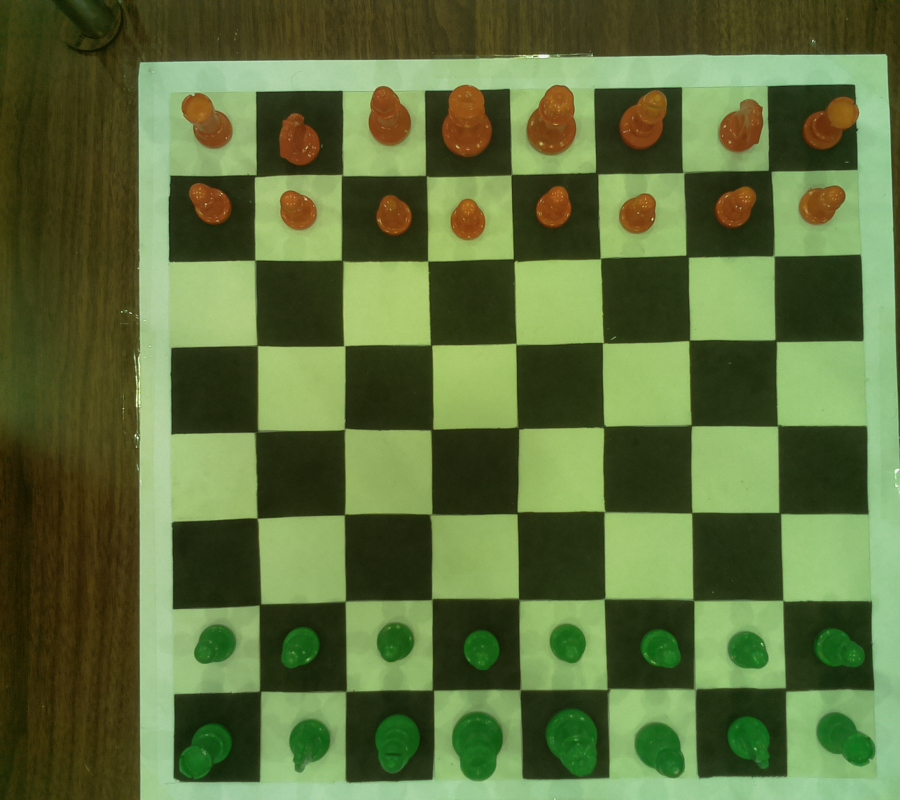
#> input picture Images/hkm.jpg, 900 x 800 px, found by its file name
$ python main.py
#> lines starting #> are read from the running program, lines starting #| are printed output that depends on the picture; after the words box and inside, x2 and y2 are one past the last pixel; in counts of white or black regions, pixels touching at a corner belong together
### croppingImage.py
import cv2 as cv
import numpy
from functools import reduce
import operator
import math


def crop(im):
    im = cv.resize(im, (600, 600))

    hsv_image = cv.cvtColor(im, cv.COLOR_BGR2HSV)
    lower_white = numpy.array([0, 0, 0], dtype=numpy.uint8)
    upper_white = numpy.array([150, 80, 255], dtype=numpy.uint8)
    mask = cv.inRange(hsv_image, lower_white, upper_white)
    contours, _ = cv.findContours(mask, cv.RETR_TREE, cv.CHAIN_APPROX_NONE)

    approx = 0
    index1 = []

    for contour in contours:
        if 10000 < cv.contourArea(contour) < 250000:
            cnt_len = cv.arcLength(contour, True)
            approx = cv.approxPolyDP(contour, 0.02 * cnt_len, True)

    for i in range(4):
        index1.append(tuple(approx[i][0]))

    coordinates = index1
    center = tuple(map(operator.truediv, reduce(lambda x, y: map(operator.add, x, y), coordinates), [len(coordinates)] * 2))
    points = sorted(coordinates, key=lambda coord: (-135 - math.degrees(math.atan2(*tuple(map(operator.sub, coord, center))[::-1]))) % 360)

    pts1 = numpy.float32([points[0], points[1], points[2], points[3]])
    pts2 = numpy.float32([[0, 480], [480, 480], [480, 0], [0, 0]])

    matrix = cv.getPerspectiveTransform(pts1, pts2)
    result = cv.warpPerspective(im, matrix, (480, 480))

    return result

### drawing.py
import cv2 as cv
import numpy


def drawredlines(result):
    hsv_result = cv.cvtColor(result, cv.COLOR_BGR2HSV)
    h, s, v = cv.split(hsv_result)
    chess_board = numpy.zeros((8, 8))
    squaresizex = result.shape[0] / 8
    squaresizex = int(round(squaresizex))
    squaresizey = result.shape[1] / 8
    squaresizey = int(round(squaresizey))

    for colomn in range(8):
        for row in range(8):

            i = int(row * squaresizex)
            pxl_list_r = []
            pxl_list_h = []
            while i < (row + 1) * squaresizex:
                j = int(colomn * squaresizey)
                while j < (colomn + 1) * squaresizey:
                    pxl_list_r.append(result[i, j][2])
                    pxl_list_h.append(h[i, j])

                    j += 1
                i += 1
            mean_r = numpy.mean(pxl_list_r)
            std_h = numpy.std(pxl_list_h)
            if std_h >= 3:
                chess_board[row][colomn] = 1

            txt2 = ''
            if chess_board[row][colomn] == 1 and 0 < mean_r < 80:   # Black squares
                if mean_r > 50:
                    txt2 = 'R'
                if mean_r <= 37:
                    txt2 = 'G'
            if chess_board[row][colomn] == 1 and 90 < mean_r < 160:  # White squares
                if mean_r > 130:
                    txt2 = 'R'
                if mean_r < 130:
                    txt2 = 'G'
            cv.putText(result, txt2, ((60 * colomn), (60 * row) + 25), 2, 1, (0, 255, 255))

    i = 0
    while i < result.shape[0]:
        j = 0
        while j < result.shape[1]:
            result[i, j] = (255, 0, 0)
            j += 1
        i += squaresizex
    j = 0
    while j < result.shape[1]:
        i = 0
        while i < result.shape[0]:
            result[i, j] = (255, 0, 0)
            i += 1
        j += squaresizey

    return chess_board

### main.py
import cv2 as cv
import croppingImage
import drawing

im1 = cv.imread("hkm.jpg")
#> im1 is the input picture: shape (800, 900, 3); mean B, G, R 61.1, 111, 93.1
im2 = cv.imread("hkm1.jpg")
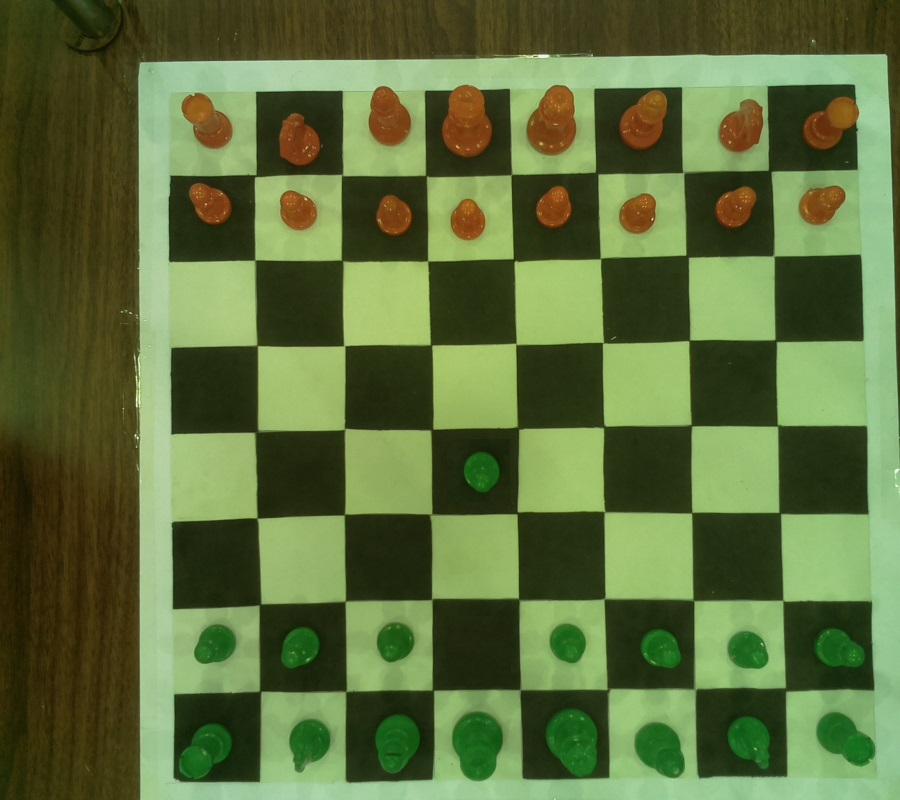
#> input picture Images/hkm1.jpg, 900 x 800 px, found by its file name
#> im2 is the input picture: shape (800, 900, 3); mean B, G, R 61.2, 110.9, 93.1

result1 = croppingImage.crop(im1)
#> in crop, `hsv_image = cv.cvtColor(im, cv.COLOR_BGR2HSV)`: hsv_image: shape (600, 600, 3); mean H, S, V 40.1, 139.4, 113.9
#> in crop, `mask = cv.inRange(hsv_image, lower_white, upper_white)`:
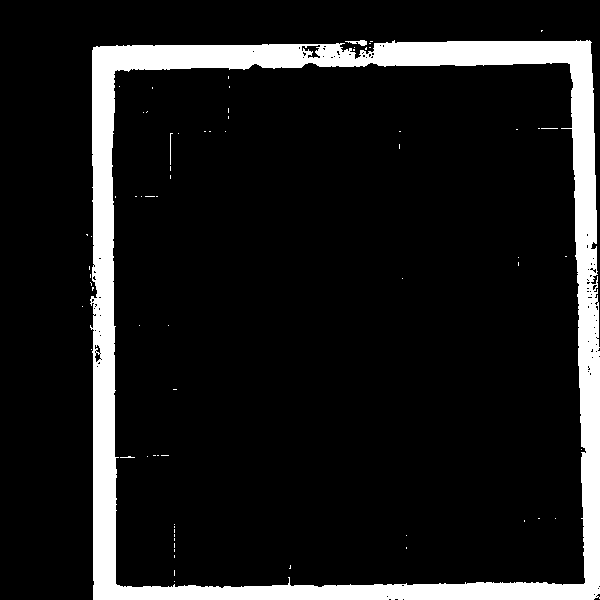
#> mask: shape (600, 600); 11.3% white; 71 white regions (68 under 20 px)
#> in crop, `contours, _ = cv.findContours(mask, cv.RETR_TREE, cv.CHAIN_APPROX_NONE)`: contours = 157 contours, 151 with area under 20; largest, box (x1, y1, x2, y2) and area: (90, 40, 600, 600) 279622, (111, 62, 587, 589) 240973, (301, 44, 321, 59) 151, (345, 40, 367, 46) 43, (94, 352, 102, 363) 41, (94, 344, 101, 354) 34
#> the loop in crop, `for contour in contours:` made 157 passes
#> (cnt_len, approx) on pass 79: (2134.6, [[115, 70], [570, 64], [583, 584], [115, 583]])
#> contour on passes 1, 2, 7, 8, 9, 10: [[91, 349]], [[82, 306]], [[91, 236]], [[86, 234], [87, 235], [87, 234]], [[353, 49], [353, 50], [354, 50], [354, 49]], [[369, 47], [370, 47]]
#> after the loop in crop, `for i in range(4):`: index1 = [(115, 70), (570, 64), (583, 584), (115, 583)]
#> in crop, `center = tuple(map(operator.truediv, reduce(lambda x, y: map(operator...`: center = (345.8, 325.2)
#> in crop, `points = sorted(coordinates, key=lambda coord: (-135 - math.degrees(ma..`: points = [(115, 583), (583, 584), (570, 64), (115, 70)]
#> in crop, `pts1 = numpy.float32([points[0], points[1], points[2], points[3]])`: pts1 = [[115, 583], [583, 584], [570, 64], [115, 70]]
#> in crop, `matrix = cv.getPerspectiveTransform(pts1, pts2)`: matrix = [[1.08, -7.01e-18, -123.9], [0.0128, 0.969, -69.31], [3.08e-05, 5.53e-05, 1]]
result2 = croppingImage.crop(im2)
#> in crop (call 2), `hsv_image = cv.cvtColor(im, cv.COLOR_BGR2HSV)`: hsv_image: shape (600, 600, 3); mean H, S, V 40, 139.3, 113.8
#> in crop (call 2), `mask = cv.inRange(hsv_image, lower_white, upper_white)`: mask: shape (600, 600); 11.4% white; 73 white regions (69 under 20 px)
#> in crop (call 2), `contours, _ = cv.findContours(mask, cv.RETR_TREE, cv.CHAIN_APPROX_NONE)`: contours = 100 contours, 92 with area under 20; largest, box (x1, y1, x2, y2) and area: (91, 41, 600, 600) 279664, (111, 59, 586, 588) 240950, (94, 345, 102, 364) 72, (302, 46, 321, 54) 70, (346, 40, 370, 49) 54, (309, 51, 321, 58) 42, (590, 241, 597, 251) 29, (333, 50, 342, 56) 24
#> the loop in crop (call 2), `for contour in contours:` made 100 passes
#> (cnt_len, approx) on pass 29: (2251.7, [[116, 70], [570, 64], [582, 585], [115, 583]])
#> contour on passes 2, 3, 5, 7, 8, 10: [[82, 306]], [[93, 284]], [[90, 282]], [[89, 267], [89, 268], [89, 269], [89, 268]], [[86, 234], [87, 235], [87, 234]], [[596, 597], [597, 596], [598, 597], [597, 598]]

horizontal = ['A', 'B', 'C', 'D', 'E', 'F', 'G', 'H']
vertical = ['1', '2', '3', '4', '5', '6', '7', '8']

arr1 = drawing.drawredlines(result1)
#> in drawredlines, `hsv_result = cv.cvtColor(result, cv.COLOR_BGR2HSV)`: hsv_result: shape (480, 480, 3); mean H, S, V 41.7, 138.4, 116
#> in drawredlines, `h, s, v = cv.split(hsv_result)`:
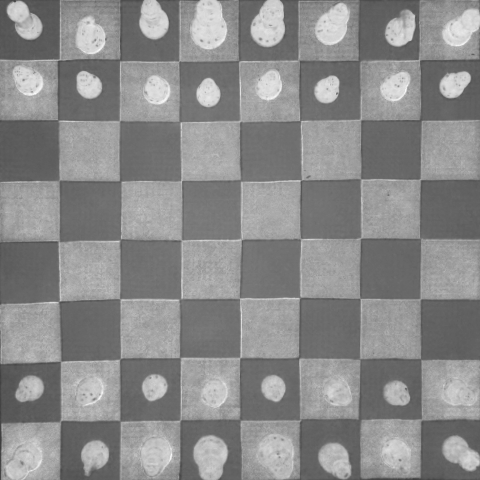
#> s: shape (480, 480); min 60, max 251, mean 138.4
#> after the loop in drawredlines, `for colomn in range(8):`: result: shape (480, 480, 3); mean of channels 0, 1, 2 58.8, 115.3, 94.7
#> after the loop in drawredlines, `while i < result.shape[0]:`: result: shape (480, 480, 3); mean of channels 0, 1, 2 62, 113.4, 93.2
#> after the loop in drawredlines, `while j < result.shape[1]:`: result: shape (480, 480, 3); mean of channels 0, 1, 2 65.2, 111.5, 91.7
arr2 = drawing.drawredlines(result2)
#> in drawredlines (call 2), `hsv_result = cv.cvtColor(result, cv.COLOR_BGR2HSV)`: hsv_result: shape (480, 480, 3); mean H, S, V 41.7, 138.3, 116
#> in drawredlines (call 2), `h, s, v = cv.split(hsv_result)`:
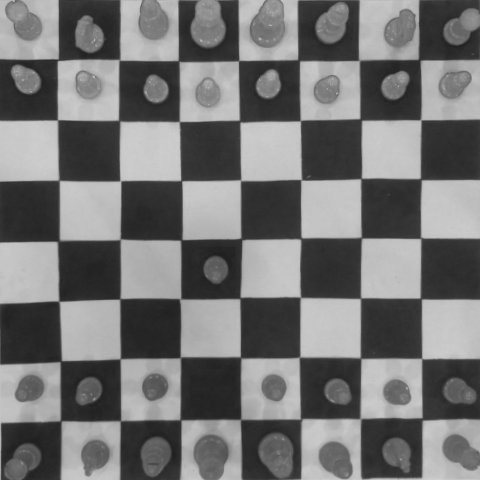
#> v: shape (480, 480); min 30, max 208, mean 116
#> after the loop in drawredlines (call 2), `for colomn in range(8):`: result: shape (480, 480, 3); mean of channels 0, 1, 2 58.9, 115.2, 94.8
#> after the loop in drawredlines (call 2), `while i < result.shape[0]:`:
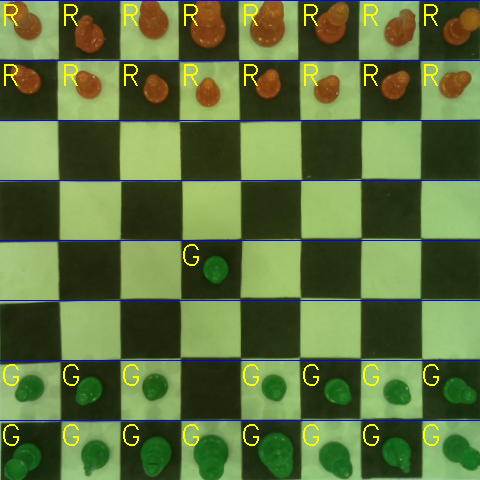
#> result: shape (480, 480, 3); mean of channels 0, 1, 2 62.1, 113.3, 93.2; drawn as B, G, R
#> after the loop in drawredlines (call 2), `while j < result.shape[1]:`:
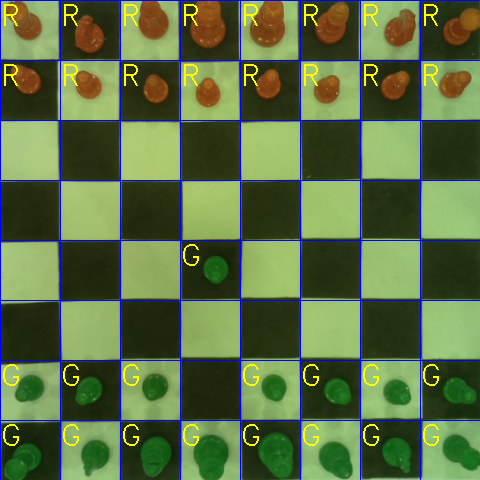
#> result: shape (480, 480, 3); 1.64% of pixels changed, all inside (x1, y1, x2, y2) = (0, 1, 421, 480); drawn as B, G, R
arr = arr2 - arr1
newR, newC = 0, 0
lastR, lastC = 0, 0
for row in range(8):
    for colomn in range(8):
        if arr[row][colomn] == 1:
            newR, newC = row, colomn
        if arr[row][colomn] == -1:
            lastR, lastC = row, colomn
pt1 = ((lastC+1)*60-30, (lastR+1)*60-30)
pt2 = ((newC+1)*60-30, (newR+1)*60-30)

if newR-lastR != 0 or newC-lastC != 0:
    print("Moved from", horizontal[lastC]+vertical[lastR], "to", horizontal[newC]+vertical[newR])
    cv.arrowedLine(result2, pt1, pt2, (0, 255, 255), 5)
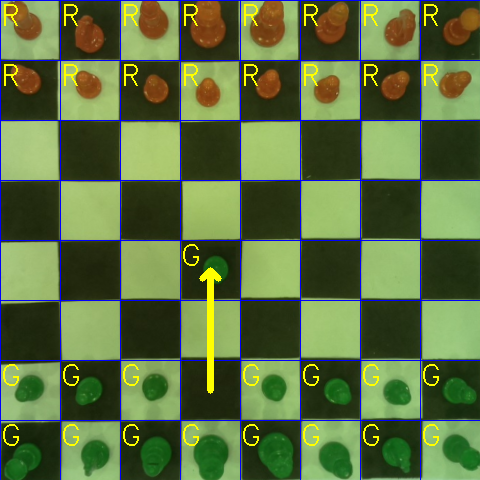
#> result2: shape (480, 480, 3); 0.43% of pixels changed, all inside (x1, y1, x2, y2) = (199, 267, 222, 394); drawn as B, G, R
else:
    print("There is no move yet!")

cv.imshow('hkm1', result1)
cv.imshow('hkm2', result2)

cv.waitKey(0)
cv.destroyAllWindows()
